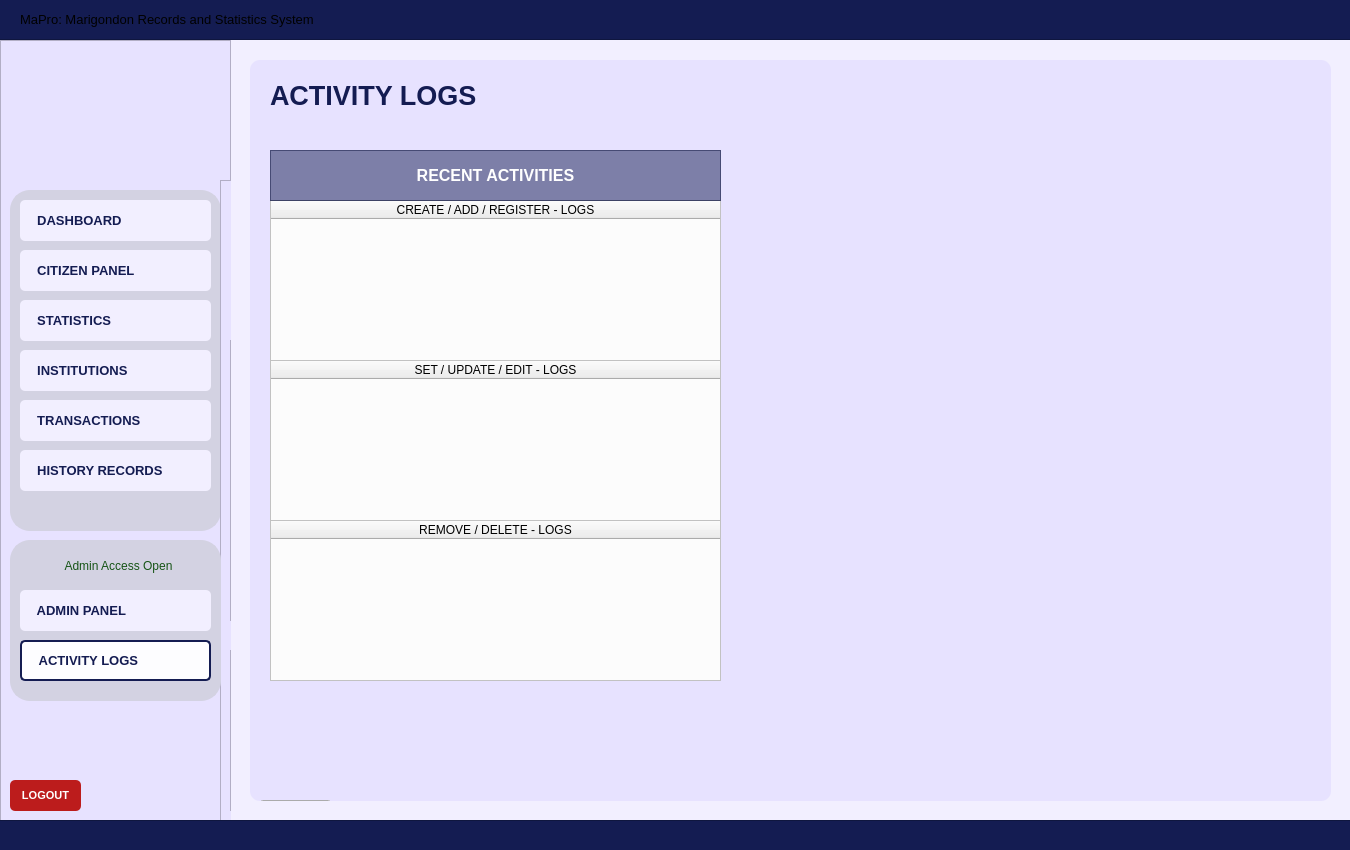
<?xml version="1.0" encoding="UTF-8"?>
<ui version="4.0">
 <class>User_dashboardWidget</class>
 <widget class="QWidget" name="User_dashboardWidget">
  <property name="geometry">
   <rect>
    <x>0</x>
    <y>0</y>
    <width>1350</width>
    <height>850</height>
   </rect>
  </property>
  <property name="sizePolicy">
   <sizepolicy hsizetype="Fixed" vsizetype="Fixed">
    <horstretch>0</horstretch>
    <verstretch>0</verstretch>
   </sizepolicy>
  </property>
  <property name="maximumSize">
   <size>
    <width>1350</width>
    <height>850</height>
   </size>
  </property>
  <property name="windowTitle">
   <string>Form</string>
  </property>
  <property name="styleSheet">
   <string notr="true">#User_dashboardWidget{
	background-color: #f2efff;
}</string>
  </property>
  <widget class="QFrame" name="baseNavFrame">
   <property name="geometry">
    <rect>
     <x>0</x>
     <y>40</y>
     <width>231</width>
     <height>781</height>
    </rect>
   </property>
   <property name="styleSheet">
    <string notr="true">#baseNavFrame {
	background-color: #e7e2ff;
}</string>
   </property>
   <property name="frameShape">
    <enum>QFrame::Shape::StyledPanel</enum>
   </property>
   <property name="frameShadow">
    <enum>QFrame::Shadow::Raised</enum>
   </property>
   <widget class="QFrame" name="baseNavFramesub1">
    <property name="geometry">
     <rect>
      <x>10</x>
      <y>150</y>
      <width>211</width>
      <height>341</height>
     </rect>
    </property>
    <property name="autoFillBackground">
     <bool>false</bool>
    </property>
    <property name="styleSheet">
     <string notr="true">#baseNavFramesub1{
	background-color: #d3d2e2;
	border-radius: 20px;
	border: 2px solid #d3d2e2;
	opacity: 0.1;
}</string>
    </property>
    <property name="frameShape">
     <enum>QFrame::Shape::StyledPanel</enum>
    </property>
    <property name="frameShadow">
     <enum>QFrame::Shadow::Raised</enum>
    </property>
    <widget class="QPushButton" name="nav_buttonDashboard">
     <property name="geometry">
      <rect>
       <x>10</x>
       <y>10</y>
       <width>191</width>
       <height>41</height>
      </rect>
     </property>
     <property name="font">
      <font>
       <family>Arial</family>
       <pointsize>10</pointsize>
       <bold>true</bold>
      </font>
     </property>
     <property name="cursor">
      <cursorShape>PointingHandCursor</cursorShape>
     </property>
     <property name="layoutDirection">
      <enum>Qt::LayoutDirection::LeftToRight</enum>
     </property>
     <property name="styleSheet">
      <string notr="true">#nav_buttonDashboard {
    background-color: #f2efff;
    color: #141c52;
    border-radius: 5px;
	text-align: left;
	padding: 10px;
}
#nav_buttonDashboard:hover {
    background-color: #fdfdff; /* Slightly lighter blue when hovered */
}
#nav_buttonDashboard:pressed {
    background-color: #e7e5f4; /* Darker blue when clicked */
}</string>
     </property>
     <property name="text">
      <string>  DASHBOARD</string>
     </property>
     <property name="icon">
      <iconset>
       <normaloff>../../Assets/Icons/icon_dashboard.svg</normaloff>../../Assets/Icons/icon_dashboard.svg</iconset>
     </property>
     <property name="iconSize">
      <size>
       <width>30</width>
       <height>30</height>
      </size>
     </property>
    </widget>
    <widget class="QPushButton" name="nav_buttonCitizenPanel">
     <property name="geometry">
      <rect>
       <x>10</x>
       <y>60</y>
       <width>191</width>
       <height>41</height>
      </rect>
     </property>
     <property name="font">
      <font>
       <family>Arial</family>
       <pointsize>10</pointsize>
       <bold>true</bold>
      </font>
     </property>
     <property name="cursor">
      <cursorShape>PointingHandCursor</cursorShape>
     </property>
     <property name="styleSheet">
      <string notr="true">#nav_buttonCitizenPanel {
    background-color: #f2efff;
    color: #141c52;
    border-radius: 5px;
	text-align: left;;
    padding: 10px; /* Optional: Adjusts spacing inside the button */
}
#nav_buttonCitizenPanel:hover {
    background-color: #fdfdff; /* Slightly lighter blue when hovered */
}
#nav_buttonCitizenPanel:pressed {
    background-color: #e7e5f4; /* Darker blue when clicked */
}</string>
     </property>
     <property name="text">
      <string>  CITIZEN PANEL</string>
     </property>
     <property name="icon">
      <iconset>
       <normaloff>../../Assets/Icons/icon_citizenprofiles.svg</normaloff>../../Assets/Icons/icon_citizenprofiles.svg</iconset>
     </property>
     <property name="iconSize">
      <size>
       <width>30</width>
       <height>30</height>
      </size>
     </property>
    </widget>
    <widget class="QPushButton" name="nav_buttonStatistics">
     <property name="geometry">
      <rect>
       <x>10</x>
       <y>110</y>
       <width>191</width>
       <height>41</height>
      </rect>
     </property>
     <property name="font">
      <font>
       <family>Arial</family>
       <pointsize>10</pointsize>
       <bold>true</bold>
      </font>
     </property>
     <property name="cursor">
      <cursorShape>PointingHandCursor</cursorShape>
     </property>
     <property name="styleSheet">
      <string notr="true">#nav_buttonStatistics {
    background-color: #f2efff;
    color: #141c52;
    border-radius: 5px;
	text-align: left;
    padding: 10px; /* Optional: Adjusts spacing inside the button */
}
#nav_buttonStatistics:hover {
    background-color: #fdfdff; /* Slightly lighter blue when hovered */
}
#nav_buttonStatistics:pressed {
    background-color: #e7e5f4; /* Darker blue when clicked */
}
</string>
     </property>
     <property name="text">
      <string>  STATISTICS</string>
     </property>
     <property name="icon">
      <iconset>
       <normaloff>../../Assets/Icons/icon_statistics.svg</normaloff>../../Assets/Icons/icon_statistics.svg</iconset>
     </property>
     <property name="iconSize">
      <size>
       <width>30</width>
       <height>30</height>
      </size>
     </property>
    </widget>
    <widget class="QPushButton" name="nav_buttonTransactions">
     <property name="geometry">
      <rect>
       <x>10</x>
       <y>210</y>
       <width>191</width>
       <height>41</height>
      </rect>
     </property>
     <property name="font">
      <font>
       <family>Arial</family>
       <pointsize>10</pointsize>
       <bold>true</bold>
      </font>
     </property>
     <property name="cursor">
      <cursorShape>PointingHandCursor</cursorShape>
     </property>
     <property name="styleSheet">
      <string notr="true">#nav_buttonTransactions {
    background-color: #f2efff;
    color: #141c52;
    border-radius: 5px;
	text-align: left;
    padding: 10px; /* Optional: Adjusts spacing inside the button */
}
#nav_buttonTransactions:hover {
    background-color: #fdfdff; /* Slightly lighter blue when hovered */
}
#nav_buttonTransactions:pressed {
    background-color: #e7e5f4; /* Darker blue when clicked */
}</string>
     </property>
     <property name="text">
      <string>  TRANSACTIONS</string>
     </property>
     <property name="icon">
      <iconset>
       <normaloff>../../Assets/Icons/icon_transaction.svg</normaloff>../../Assets/Icons/icon_transaction.svg</iconset>
     </property>
     <property name="iconSize">
      <size>
       <width>30</width>
       <height>30</height>
      </size>
     </property>
    </widget>
    <widget class="QPushButton" name="nav_buttonInstitutions">
     <property name="geometry">
      <rect>
       <x>10</x>
       <y>160</y>
       <width>191</width>
       <height>41</height>
      </rect>
     </property>
     <property name="font">
      <font>
       <family>Arial</family>
       <pointsize>10</pointsize>
       <bold>true</bold>
      </font>
     </property>
     <property name="cursor">
      <cursorShape>PointingHandCursor</cursorShape>
     </property>
     <property name="styleSheet">
      <string notr="true">#nav_buttonInstitutions {
    background-color: #f2efff;
    color: #141c52;
    border-radius: 5px;
	text-align: left;
    padding: 10px; /* Optional: Adjusts spacing inside the button */
}
#nav_buttonInstitutions:hover {
    background-color: #fdfdff; /* Slightly lighter blue when hovered */
}
#nav_buttonInstitutions:pressed {
    background-color: #e7e5f4; /* Darker blue when clicked */
}
</string>
     </property>
     <property name="text">
      <string>  INSTITUTIONS</string>
     </property>
     <property name="icon">
      <iconset>
       <normaloff>../../Assets/Icons/icon_institutions.svg</normaloff>../../Assets/Icons/icon_institutions.svg</iconset>
     </property>
     <property name="iconSize">
      <size>
       <width>30</width>
       <height>30</height>
      </size>
     </property>
    </widget>
    <widget class="QPushButton" name="nav_buttonHistoryRecords">
     <property name="geometry">
      <rect>
       <x>10</x>
       <y>260</y>
       <width>191</width>
       <height>41</height>
      </rect>
     </property>
     <property name="font">
      <font>
       <family>Arial</family>
       <pointsize>10</pointsize>
       <bold>true</bold>
      </font>
     </property>
     <property name="cursor">
      <cursorShape>PointingHandCursor</cursorShape>
     </property>
     <property name="styleSheet">
      <string notr="true">#nav_buttonHistoryRecords {
    background-color: #f2efff;
    color: #141c52;
    border-radius: 5px;
	text-align: left;
    padding: 10px; /* Optional: Adjusts spacing inside the button */
}
#nav_buttonHistoryRecords:hover {
    background-color: #fdfdff; /* Slightly lighter blue when hovered */
}
#nav_buttonHistoryRecords:pressed {
    background-color: #e7e5f4; /* Darker blue when clicked */
}</string>
     </property>
     <property name="text">
      <string>  HISTORY RECORDS</string>
     </property>
     <property name="icon">
      <iconset>
       <normaloff>../../Assets/Icons/icon_historyrecord.svg</normaloff>../../Assets/Icons/icon_historyrecord.svg</iconset>
     </property>
     <property name="iconSize">
      <size>
       <width>30</width>
       <height>30</height>
      </size>
     </property>
    </widget>
   </widget>
   <widget class="QLabel" name="nav_imageLogo">
    <property name="geometry">
     <rect>
      <x>70</x>
      <y>30</y>
      <width>91</width>
      <height>91</height>
     </rect>
    </property>
    <property name="font">
     <font>
      <family>Arial</family>
      <pointsize>18</pointsize>
      <bold>true</bold>
     </font>
    </property>
    <property name="styleSheet">
     <string notr="true">#nav_imageLogo{	
	background-color: transparent;
	color: #ffffff;
}
</string>
    </property>
    <property name="text">
     <string/>
    </property>
    <property name="pixmap">
     <pixmap>../../Assets/Images/logo_brgyClear.png</pixmap>
    </property>
    <property name="scaledContents">
     <bool>true</bool>
    </property>
   </widget>
   <widget class="QPushButton" name="logout_buttonLogout">
    <property name="geometry">
     <rect>
      <x>10</x>
      <y>740</y>
      <width>71</width>
      <height>31</height>
     </rect>
    </property>
    <property name="font">
     <font>
      <family>Arial</family>
      <pointsize>8</pointsize>
      <bold>true</bold>
     </font>
    </property>
    <property name="cursor">
     <cursorShape>PointingHandCursor</cursorShape>
    </property>
    <property name="styleSheet">
     <string notr="true">#logout_buttonLogout {
    background-color: #bc1c1c;
    color: white;
    border-radius: 5px;
    padding: 10px; /* Optional: Adjusts spacing inside the button */
}
#logout_buttonLogout:hover {
    background-color: #d82020; /* Slightly lighter blue when hovered */
}
#logout_buttonLogout:pressed {
    background-color: #8c1515; /* Darker blue when clicked */
}</string>
    </property>
    <property name="text">
     <string>LOGOUT</string>
    </property>
   </widget>
   <widget class="QFrame" name="baseNavFrame_2">
    <property name="geometry">
     <rect>
      <x>220</x>
      <y>140</y>
      <width>231</width>
      <height>781</height>
     </rect>
    </property>
    <property name="styleSheet">
     <string notr="true">background-color: #e7e2ff;</string>
    </property>
    <property name="frameShape">
     <enum>QFrame::Shape::StyledPanel</enum>
    </property>
    <property name="frameShadow">
     <enum>QFrame::Shadow::Raised</enum>
    </property>
    <widget class="QFrame" name="baseNavFramesub1_2">
     <property name="geometry">
      <rect>
       <x>10</x>
       <y>160</y>
       <width>211</width>
       <height>281</height>
      </rect>
     </property>
     <property name="autoFillBackground">
      <bool>false</bool>
     </property>
     <property name="styleSheet">
      <string notr="true">#baseNavFramesub1{
	background-color: #d3d2e2;
	border-radius: 20px;
	border: 2px solid #d3d2e2;
	opacity: 0.1;
}</string>
     </property>
     <property name="frameShape">
      <enum>QFrame::Shape::StyledPanel</enum>
     </property>
     <property name="frameShadow">
      <enum>QFrame::Shadow::Raised</enum>
     </property>
    </widget>
    <widget class="QFrame" name="baseNavFramesub2_2">
     <property name="geometry">
      <rect>
       <x>10</x>
       <y>470</y>
       <width>211</width>
       <height>161</height>
      </rect>
     </property>
     <property name="autoFillBackground">
      <bool>false</bool>
     </property>
     <property name="styleSheet">
      <string notr="true">#baseNavFramesub2{
	background-color: #d3d2e2;
	border-radius: 20px;
	border: 2px solid #d3d2e2;
	opacity: 0.1;
}</string>
     </property>
     <property name="frameShape">
      <enum>QFrame::Shape::StyledPanel</enum>
     </property>
     <property name="frameShadow">
      <enum>QFrame::Shadow::Raised</enum>
     </property>
    </widget>
    <widget class="QLabel" name="login_imageLogo_2">
     <property name="geometry">
      <rect>
       <x>70</x>
       <y>30</y>
       <width>91</width>
       <height>91</height>
      </rect>
     </property>
     <property name="font">
      <font>
       <family>Arial</family>
       <pointsize>18</pointsize>
       <bold>true</bold>
      </font>
     </property>
     <property name="styleSheet">
      <string notr="true">#login_imageLogo{	
	background-color: transparent;
	color: #ffffff;
}
</string>
     </property>
     <property name="text">
      <string/>
     </property>
     <property name="pixmap">
      <pixmap>../Assets/logo_brgyClear.png</pixmap>
     </property>
     <property name="scaledContents">
      <bool>true</bool>
     </property>
    </widget>
    <widget class="QPushButton" name="logout_buttonLogout_2">
     <property name="geometry">
      <rect>
       <x>10</x>
       <y>740</y>
       <width>71</width>
       <height>31</height>
      </rect>
     </property>
     <property name="font">
      <font>
       <family>Arial</family>
       <pointsize>8</pointsize>
       <bold>true</bold>
      </font>
     </property>
     <property name="cursor">
      <cursorShape>PointingHandCursor</cursorShape>
     </property>
     <property name="styleSheet">
      <string notr="true">#logout_buttonLogout {
    background-color: #bc1c1c;
    color: white;
    border-radius: 5px;
    padding: 10px; /* Optional: Adjusts spacing inside the button */
}
#logout_buttonLogout:hover {
    background-color: #d82020; /* Slightly lighter blue when hovered */
}
#logout_buttonLogout:pressed {
    background-color: #8c1515; /* Darker blue when clicked */
}</string>
     </property>
     <property name="text">
      <string>LOGOUT</string>
     </property>
    </widget>
   </widget>
   <widget class="QFrame" name="baseNavFramesub2">
    <property name="geometry">
     <rect>
      <x>10</x>
      <y>500</y>
      <width>211</width>
      <height>161</height>
     </rect>
    </property>
    <property name="autoFillBackground">
     <bool>false</bool>
    </property>
    <property name="styleSheet">
     <string notr="true">#baseNavFramesub2{
	background-color: #d3d2e2;
	border-radius: 20px;
	border: 2px solid #d3d2e2;
	opacity: 0.1;
}</string>
    </property>
    <property name="frameShape">
     <enum>QFrame::Shape::StyledPanel</enum>
    </property>
    <property name="frameShadow">
     <enum>QFrame::Shadow::Raised</enum>
    </property>
    <widget class="QPushButton" name="nav_buttonAdminPanel">
     <property name="geometry">
      <rect>
       <x>10</x>
       <y>50</y>
       <width>191</width>
       <height>41</height>
      </rect>
     </property>
     <property name="font">
      <font>
       <family>Arial</family>
       <pointsize>10</pointsize>
       <bold>true</bold>
      </font>
     </property>
     <property name="cursor">
      <cursorShape>PointingHandCursor</cursorShape>
     </property>
     <property name="styleSheet">
      <string notr="true">#nav_buttonAdminPanel {
    background-color: #f2efff;
    color: #141c52;
    border-radius: 5px;
	text-align: left;
    padding: 10px; /* Optional: Adjusts spacing inside the button */
}
#nav_buttonAdminPanel:hover {
    background-color: #fdfdff; /* Slightly lighter blue when hovered */
}
#nav_buttonAdminPanel:pressed {
    background-color: #e7e5f4; /* Darker blue when clicked */
}</string>
     </property>
     <property name="text">
      <string>  ADMIN PANEL</string>
     </property>
     <property name="icon">
      <iconset>
       <normaloff>../../Assets/Icons/icon_adminoverview_off.svg</normaloff>../../Assets/Icons/icon_adminoverview_off.svg</iconset>
     </property>
     <property name="iconSize">
      <size>
       <width>30</width>
       <height>30</height>
      </size>
     </property>
    </widget>
    <widget class="QPushButton" name="nav_isLocked">
     <property name="geometry">
      <rect>
       <x>10</x>
       <y>10</y>
       <width>191</width>
       <height>31</height>
      </rect>
     </property>
     <property name="styleSheet">
      <string notr="true">#nav_isLocked{
	background-color: #d3d2e2;
	border-radius: 20px;
	border: 2px solid #d3d2e2;
	opacity: 0.1;
	color: #165416;
}</string>
     </property>
     <property name="text">
      <string>  Admin Access Open</string>
     </property>
     <property name="icon">
      <iconset>
       <normaloff>../../Assets/Icons/icon_isLocked.svg</normaloff>../../Assets/Icons/icon_isLocked.svg</iconset>
     </property>
     <property name="iconSize">
      <size>
       <width>20</width>
       <height>20</height>
      </size>
     </property>
    </widget>
    <widget class="QPushButton" name="nav_buttonActivityLogs">
     <property name="geometry">
      <rect>
       <x>10</x>
       <y>100</y>
       <width>191</width>
       <height>41</height>
      </rect>
     </property>
     <property name="font">
      <font>
       <family>Arial</family>
       <pointsize>10</pointsize>
       <bold>true</bold>
      </font>
     </property>
     <property name="cursor">
      <cursorShape>PointingHandCursor</cursorShape>
     </property>
     <property name="styleSheet">
      <string notr="true">#nav_buttonActivityLogs {
    background-color: #fdfdff;
    color: #141c52;
    border-radius: 5px;
	border: 2px solid #141c52; 
	text-align: left;
    padding: 10px; /* Optional: Adjusts spacing inside the button */
}
</string>
     </property>
     <property name="text">
      <string>  ACTIVITY LOGS</string>
     </property>
     <property name="icon">
      <iconset>
       <normaloff>../../Assets/Icons/icon_activitylogs_off.svg</normaloff>../../Assets/Icons/icon_activitylogs_off.svg</iconset>
     </property>
     <property name="iconSize">
      <size>
       <width>30</width>
       <height>30</height>
      </size>
     </property>
    </widget>
   </widget>
  </widget>
  <widget class="QFrame" name="border_blueLines1">
   <property name="geometry">
    <rect>
     <x>-10</x>
     <y>-1</y>
     <width>1371</width>
     <height>41</height>
    </rect>
   </property>
   <property name="styleSheet">
    <string notr="true">#border_blueLines1{
	background-color: #141c52;
}
</string>
   </property>
   <property name="frameShape">
    <enum>QFrame::Shape::StyledPanel</enum>
   </property>
   <property name="frameShadow">
    <enum>QFrame::Shadow::Raised</enum>
   </property>
   <widget class="QLabel" name="app_title">
    <property name="geometry">
     <rect>
      <x>30</x>
      <y>0</y>
      <width>471</width>
      <height>41</height>
     </rect>
    </property>
    <property name="font">
     <font>
      <family>Arial</family>
      <pointsize>10</pointsize>
      <bold>false</bold>
     </font>
    </property>
    <property name="styleSheet">
     <string notr="true">#app_title {
	background-color: transparent;
	color: #white;
}
</string>
    </property>
    <property name="text">
     <string>MaPro: Marigondon Records and Statistics System</string>
    </property>
    <property name="alignment">
     <set>Qt::AlignmentFlag::AlignLeading|Qt::AlignmentFlag::AlignLeft|Qt::AlignmentFlag::AlignVCenter</set>
    </property>
   </widget>
  </widget>
  <widget class="QFrame" name="border_blueLines2">
   <property name="geometry">
    <rect>
     <x>-10</x>
     <y>820</y>
     <width>1381</width>
     <height>31</height>
    </rect>
   </property>
   <property name="styleSheet">
    <string notr="true">#border_blueLines2{
	background-color: #141c52;
}
</string>
   </property>
   <property name="frameShape">
    <enum>QFrame::Shape::StyledPanel</enum>
   </property>
   <property name="frameShadow">
    <enum>QFrame::Shadow::Raised</enum>
   </property>
  </widget>
  <widget class="QFrame" name="baseBodyFrame">
   <property name="geometry">
    <rect>
     <x>250</x>
     <y>60</y>
     <width>1081</width>
     <height>741</height>
    </rect>
   </property>
   <property name="styleSheet">
    <string notr="true">#baseBodyFrame {
	background-color: #e7e2ff;
	border: none;
	border-radius: 10px;
}</string>
   </property>
   <property name="frameShape">
    <enum>QFrame::Shape::StyledPanel</enum>
   </property>
   <property name="frameShadow">
    <enum>QFrame::Shadow::Raised</enum>
   </property>
   <widget class="QPushButton" name="logout_buttonLogout_3">
    <property name="geometry">
     <rect>
      <x>10</x>
      <y>740</y>
      <width>71</width>
      <height>31</height>
     </rect>
    </property>
    <property name="font">
     <font>
      <family>Arial</family>
      <pointsize>8</pointsize>
      <bold>true</bold>
     </font>
    </property>
    <property name="cursor">
     <cursorShape>PointingHandCursor</cursorShape>
    </property>
    <property name="styleSheet">
     <string notr="true">#logout_buttonLogout {
    background-color: #bc1c1c;
    color: white;
    border-radius: 5px;
    padding: 10px; /* Optional: Adjusts spacing inside the button */
}
#logout_buttonLogout:hover {
    background-color: #d82020; /* Slightly lighter blue when hovered */
}
#logout_buttonLogout:pressed {
    background-color: #8c1515; /* Darker blue when clicked */
}</string>
    </property>
    <property name="text">
     <string>LOGOUT</string>
    </property>
   </widget>
   <widget class="QLabel" name="title_bodyBusiness">
    <property name="geometry">
     <rect>
      <x>20</x>
      <y>20</y>
      <width>381</width>
      <height>31</height>
     </rect>
    </property>
    <property name="font">
     <font>
      <family>Arial</family>
      <pointsize>20</pointsize>
      <bold>true</bold>
     </font>
    </property>
    <property name="styleSheet">
     <string notr="true">#title_bodyBusiness {
	background-color: transparent;
	color: #141c52;
}
</string>
    </property>
    <property name="text">
     <string>ACTIVITY LOGS</string>
    </property>
   </widget>
   <widget class="QFrame" name="table_titleFrameStatistics">
    <property name="geometry">
     <rect>
      <x>20</x>
      <y>90</y>
      <width>451</width>
      <height>51</height>
     </rect>
    </property>
    <property name="styleSheet">
     <string notr="true">#table_titleFrameStatistics{
	background-color: rgba(20, 28, 82, 128)
}
</string>
    </property>
    <property name="frameShape">
     <enum>QFrame::Shape::StyledPanel</enum>
    </property>
    <property name="frameShadow">
     <enum>QFrame::Shadow::Raised</enum>
    </property>
    <widget class="QLabel" name="statistics_labelNote">
     <property name="geometry">
      <rect>
       <x>0</x>
       <y>0</y>
       <width>451</width>
       <height>51</height>
      </rect>
     </property>
     <property name="font">
      <font>
       <family>Arial</family>
       <pointsize>12</pointsize>
       <bold>true</bold>
      </font>
     </property>
     <property name="styleSheet">
      <string notr="true">#statistics_labelNote {
	background-color: transparent;
	color: #FFFFFF;
}
</string>
     </property>
     <property name="text">
      <string>RECENT ACTIVITIES</string>
     </property>
     <property name="alignment">
      <set>Qt::AlignmentFlag::AlignCenter</set>
     </property>
    </widget>
   </widget>
   <widget class="QTableWidget" name="table_logs_create">
    <property name="geometry">
     <rect>
      <x>20</x>
      <y>140</y>
      <width>451</width>
      <height>161</height>
     </rect>
    </property>
    <property name="focusPolicy">
     <enum>Qt::FocusPolicy::NoFocus</enum>
    </property>
    <property name="styleSheet">
     <string notr="true">#table_logs_create{
	background-color: #fcfcfc;
}</string>
    </property>
    <property name="editTriggers">
     <set>QAbstractItemView::EditTrigger::NoEditTriggers</set>
    </property>
    <attribute name="horizontalHeaderDefaultSectionSize">
     <number>135</number>
    </attribute>
    <attribute name="horizontalHeaderStretchLastSection">
     <bool>true</bool>
    </attribute>
    <attribute name="verticalHeaderVisible">
     <bool>false</bool>
    </attribute>
    <column>
     <property name="text">
      <string>CREATE / ADD / REGISTER - LOGS</string>
     </property>
     <property name="font">
      <font>
       <family>Arial</family>
      </font>
     </property>
     <property name="background">
      <color>
       <red>59</red>
       <green>57</green>
       <blue>100</blue>
      </color>
     </property>
    </column>
   </widget>
   <widget class="QTableWidget" name="table_logs_edit">
    <property name="geometry">
     <rect>
      <x>20</x>
      <y>300</y>
      <width>451</width>
      <height>161</height>
     </rect>
    </property>
    <property name="focusPolicy">
     <enum>Qt::FocusPolicy::NoFocus</enum>
    </property>
    <property name="styleSheet">
     <string notr="true">#table_logs_edit{
	background-color: #fcfcfc;
}</string>
    </property>
    <property name="editTriggers">
     <set>QAbstractItemView::EditTrigger::NoEditTriggers</set>
    </property>
    <attribute name="horizontalHeaderDefaultSectionSize">
     <number>135</number>
    </attribute>
    <attribute name="horizontalHeaderStretchLastSection">
     <bool>true</bool>
    </attribute>
    <attribute name="verticalHeaderVisible">
     <bool>false</bool>
    </attribute>
    <column>
     <property name="text">
      <string>SET / UPDATE / EDIT - LOGS</string>
     </property>
     <property name="font">
      <font>
       <family>Arial</family>
      </font>
     </property>
     <property name="background">
      <color>
       <red>59</red>
       <green>57</green>
       <blue>100</blue>
      </color>
     </property>
    </column>
   </widget>
   <widget class="QTableWidget" name="table_logs_delete">
    <property name="geometry">
     <rect>
      <x>20</x>
      <y>460</y>
      <width>451</width>
      <height>161</height>
     </rect>
    </property>
    <property name="focusPolicy">
     <enum>Qt::FocusPolicy::NoFocus</enum>
    </property>
    <property name="styleSheet">
     <string notr="true">#table_logs_delete{
	background-color: #fcfcfc;
}</string>
    </property>
    <property name="editTriggers">
     <set>QAbstractItemView::EditTrigger::NoEditTriggers</set>
    </property>
    <attribute name="horizontalHeaderDefaultSectionSize">
     <number>135</number>
    </attribute>
    <attribute name="horizontalHeaderStretchLastSection">
     <bool>true</bool>
    </attribute>
    <attribute name="verticalHeaderVisible">
     <bool>false</bool>
    </attribute>
    <column>
     <property name="text">
      <string>REMOVE / DELETE - LOGS</string>
     </property>
     <property name="font">
      <font>
       <family>Arial</family>
      </font>
     </property>
     <property name="background">
      <color>
       <red>59</red>
       <green>57</green>
       <blue>100</blue>
      </color>
     </property>
    </column>
   </widget>
   <zorder>table_logs_create</zorder>
   <zorder>logout_buttonLogout_3</zorder>
   <zorder>title_bodyBusiness</zorder>
   <zorder>table_titleFrameStatistics</zorder>
   <zorder>table_logs_edit</zorder>
   <zorder>table_logs_delete</zorder>
  </widget>
 </widget>
 <resources/>
 <connections/>
</ui>
